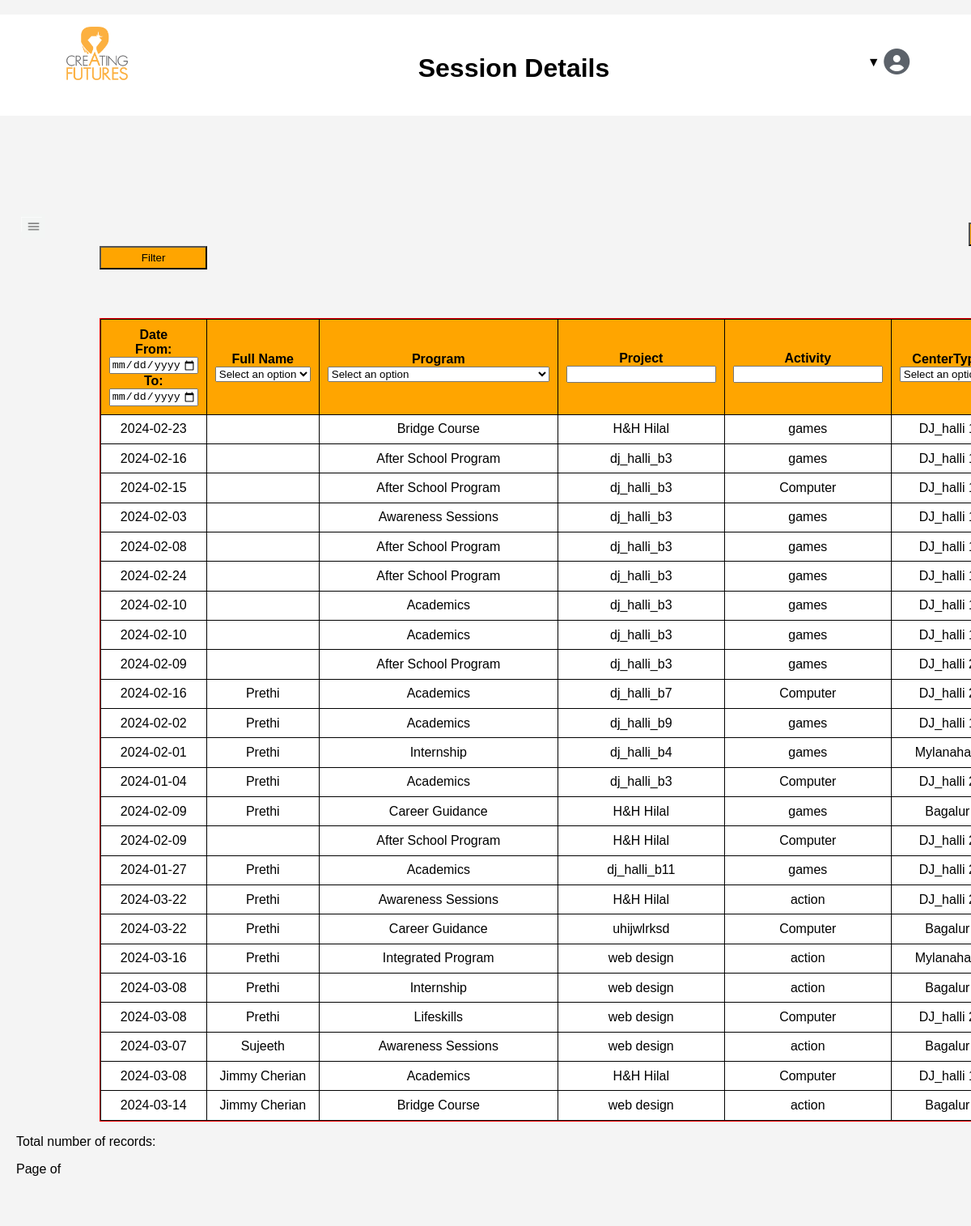
The page /filter_programs/ (upper part) on the database as committed earlier.
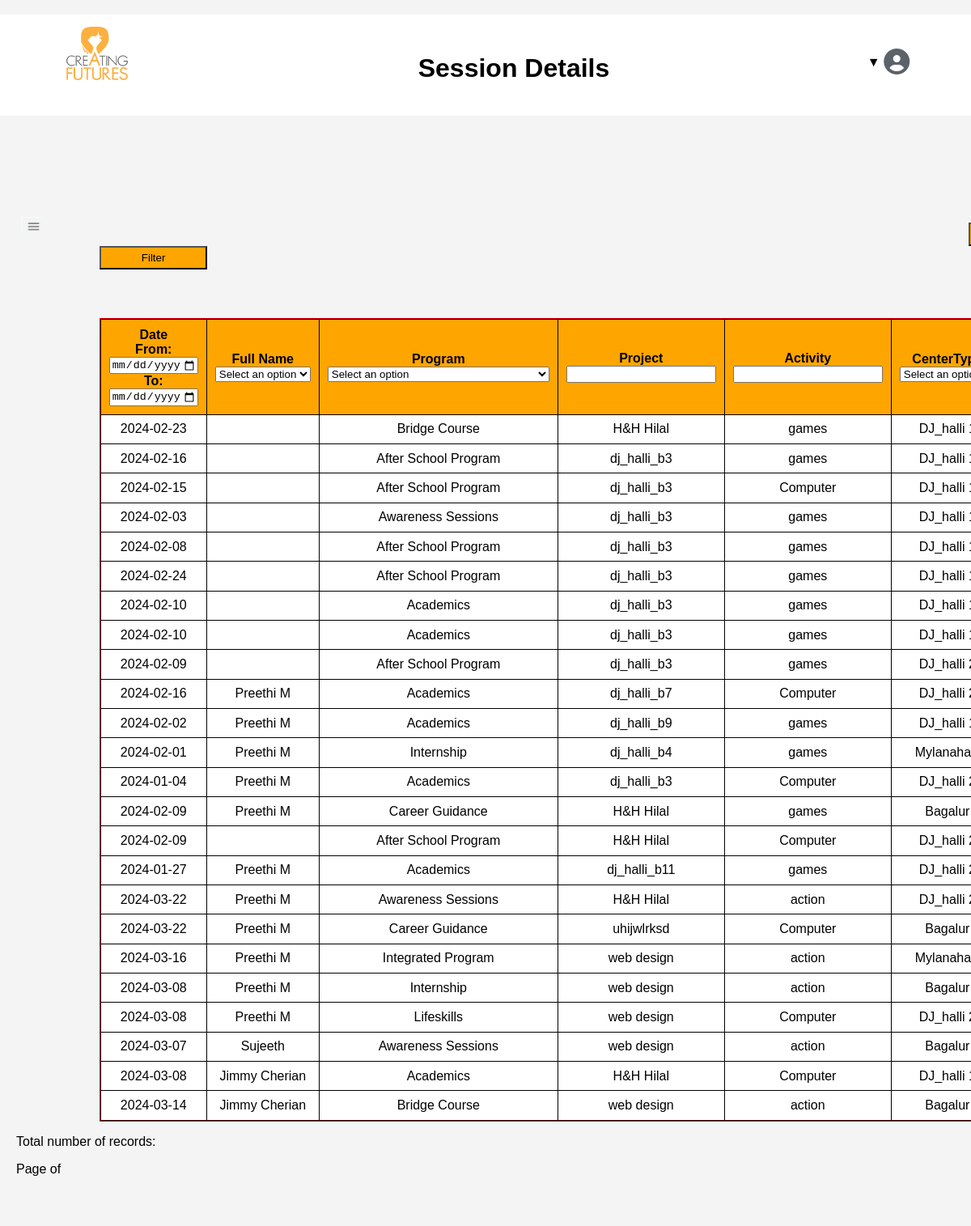
The same page on the database as committed later.
### Emp_app/models.py (models this page shows)
class Program(models.Model):
    pgm_id = models.AutoField(db_column='PGM_ID', primary_key=True)  # Field name made lowercase.
    emp = models.ForeignKey(EmpDetails, models.DO_NOTHING, db_column='EMP_ID')  # Field name made lowercase.
    xref = models.ForeignKey('Xref', models.DO_NOTHING, db_column='XREF_ID')  # Field name made lowercase.
    date = models.CharField(max_length=255,db_column='Date', blank=True, null=True)  # Field name made lowercase.
    activity = models.TextField(db_column='Activity', blank=True, null=True)  # Field name made lowercase.
    center_type = models.IntegerField(db_column='Center_type', blank=True, null=True)
    session_number = models.IntegerField(db_column='Session_number', blank=True, null=True)  # Field name made lowercase.
    trainer_type = models.IntegerField(db_column='Trainer_Type', blank=True, null=True)  # Field name made lowercase.
    sponsor = models.IntegerField(db_column='Sponsor', blank=True, null=True)  # Field name made lowercase.
    beneficiaries = models.IntegerField(db_column='Beneficiaries', blank=True, null=True)  # Field name made lowercase.
    category = models.IntegerField(db_column='Category', blank=True, null=True)  # Field name made lowercase.
    duration = models.IntegerField(db_column='Duration', blank=True, null=True)  # Field name made lowercase.
    status = models.IntegerField(db_column='Status', blank=True, null=True)  # Field name made lowercase.
    comments = models.TextField(db_column='Comments', blank=True, null=True)  # Field name made lowercase.
    class Meta:
        managed = False
        db_table = 'Program'

class EmpDetails(models.Model):
    emp_id = models.AutoField(db_column='EMP_ID', primary_key=True, blank=True)  # Field name made lowercase.
    username = models.ForeignKey('AuthUser', models.DO_NOTHING, db_column='username', to_field='username', blank=True, null=True)
    fullname = models.CharField(max_length=255,blank=True, null=True)
    address = models.CharField(blank=True, null=True,max_length=255)
    dob = models.CharField(max_length=255,db_column='Dob', blank=True, null=True)  # Field name made lowercase.
    phone_number = models.IntegerField(db_column='Phone_Number', blank=True, null=True)  # Field name made lowercase.
    email_id = models.CharField(max_length=255,db_column='Email_Id', blank=True, null=True)  # Field name made lowercase.
    gender = models.CharField(max_length=255,db_column='Gender', blank=True, null=True)  # Field name made lowercase.
    center = models.CharField(max_length=100,db_column='Center', blank=True, null=True)  # Field name made lowercase.
    designation = models.CharField(max_length=255,db_column='Designation', blank=True, null=True)  # Field name made lowercase.
    date_of_joining = models.CharField(max_length=255,db_column='Date_of_Joining', blank=True, null=True)  # Field name made lowercase.
    education_qualification = models.CharField(max_length=255,db_column='Education_Qualification', blank=True, null=True)  # Field name made lowercase.
    status = models.IntegerField(db_column='Status', blank=True, null=True)  # Field name made lowercase.
    resource_type = models.IntegerField(db_column='Resource_Type', blank=True, null=True)  # Field name made lowercase.
    date_of_resigning = models.CharField(max_length=255,db_column='Date_of_resigning', blank=True, null=True)  # Field name made lowercase.
    bank_name = models.CharField(max_length=255,db_column='Bank_Name', blank=True, null=True)  # Field name made lowercase.
    name_as_per_bank = models.CharField(max_length=255,db_column='Name_As_per_Bank', blank=True, null=True)  # Field name made lowercase.
    account_number = models.CharField(db_column='Account_Number', blank=True, null=True, max_length=255)  # Field name made lowercase.
    ifsc = models.CharField(max_length=255,db_column='IFSC', blank=True, null=True)  # Field name made lowercase.
    branch = models.CharField(max_length=255,db_column='Branch', blank=True, null=True)  # Field name made lowercase.
    account_type = models.IntegerField(db_column='Account_Type', blank=True, null=True)  # Field name made lowercase.
    class Meta:
        managed = False
        db_table = 'Emp_details'

class Xref(models.Model):
    xref_id = models.AutoField(db_column='XREF_ID', primary_key=True)  # Field name made lowercase.
    date = models.DateField(db_column='Date', blank=True, null=True)  # Field name made lowercase.
    program_name = models.IntegerField(blank=True, null=True)
    project_name = models.CharField(max_length=255,db_column='Project_name', blank=True, null=True)  # Field name made lowercase.
    class Meta:
        managed = False
        db_table = 'Xref'

### Emp_app/views.py (the view)
# urls.py: path('filter_programs/', views.filter_programs, name='filter_programs'),
def filter_programs(request):
    filter_date = request.GET.get('filterdate')
    filter_fullname = request.GET.get('filterfullname')
    filter_Program = request.GET.get('filterProgram')
    filter_project = request.GET.get('filterProject')
    filter_activity = request.GET.get('filterActivity')
    filter_center_type = request.GET.get('filterCenter_Type')
    filter_session_number = request.GET.get('filterSession_number')
    filter_sponsor = request.GET.get('filterSponsor')
    filter_trainer_type = request.GET.get('filterTrainer_Type')
    filter_beneficiaries = request.GET.get('filterBeneficiaries')
    filter_category = request.GET.get('filterCategory')
    filter_status = request.GET.get('filterStatus')
    queryset = Program.objects.all()
    if filter_date:
        date_obj = datetime.strptime(filter_date, '%Y-%m-%d').date()
        queryset = queryset.filter(date=date_obj)
    if filter_fullname and filter_fullname != "Select an option":
        queryset = queryset.filter(emp__fullname=filter_fullname)
    if filter_Program and filter_Program != "Select an option":
        queryset = queryset.filter(xref__program_name=filter_Program)
    if filter_project:
        queryset = queryset.filter(xref__project_name__icontains=filter_project)
    if filter_activity:
        queryset = queryset.filter(activity__icontains=filter_activity)
    if filter_center_type and filter_center_type != "Select an option":
        queryset = queryset.filter(center_type=filter_center_type)
    if filter_session_number:
        queryset = queryset.filter(session_number=filter_session_number)
    if filter_sponsor and filter_sponsor != "Select an option":
        queryset = queryset.filter(sponsor=filter_sponsor)
    if filter_trainer_type and filter_trainer_type != "Select an option":
        queryset = queryset.filter(trainer_type=filter_trainer_type)
    if filter_beneficiaries:
        queryset = queryset.filter(beneficiaries=filter_beneficiaries)
    if filter_category and filter_category != "Select an option":
        queryset = queryset.filter(category=filter_category)
    if filter_category and filter_category != "Select an option":
        queryset = queryset.filter(category=filter_category)
    context = {
        'programs': queryset,
        'selected_date': filter_date,
        'selected_fullname': filter_fullname,
        'selected_program': filter_Program,
        'selected_project': filter_project,
        'selected_activity': filter_activity,
        'selected_center_type': filter_center_type,
        'selected_session_number': filter_session_number,
        'selected_sponsor': filter_sponsor,
        'selected_trainer_type': filter_trainer_type,
        'selected_beneficiaries': filter_beneficiaries,
        'selected_category': filter_category,
        'selected_status': filter_status,
    }
    return render(request, 'Emp_app/Session_main.html', context)

### Emp_app/templatetags/custom_filters.py (called while the page is built)
@register.filter(name='sponsor_to_string')
def sponsor_to_string(value):
    mapping = {
        1: "Vajra",
        2: "Bridge",
        3: "Taste Master",
        4: "LICT",
        5: "Others",
    }
    return mapping.get(value, "Unknown")

@register.filter(name='category_to_string')
def category_to_string(value):
    mapping = {
        1: "Consultant",
        2: "Employee",
        3: "Internship",
        4: "NewVolunteer",
        5: "ExVolunteer",
    }
    return mapping.get(value, "Unknown")

@register.filter(name='status_to_string')
def status_to_string(value):
    mapping = {
        1: "Start",
        2: "OnGoing",
        3: "OnHold",
        4: "Completed",
        5: "Orientation",
        6: "Travel",
    }
    return mapping.get(value, "Unknown")

### Emp_app/templatetags/lower_filter.py (called while the page is built)
@register.filter()
def centertype_to_string(value):
    centertype_names = {
        1: "DJ_halli 1",
        2: "DJ_halli 2",
        3: "Bagalur",
        4: "Mylanahalli",
        5: "Kannur",
        6: "Koramangala"
    }
    return centertype_names.get(value, f"{value}")

### Emp_app/templates/Emp_app/Session_main.html (shortened to what this page needs)
﻿{% extends "Emp_app/base.html" %}
{% load lower_filter %}
{% load custom_filters %}
{% block header %}
<div class="fixed-header">
    <h1 style=" margin-top: -20px; margin-left: 50px; ">Session Details</h1>
</div>
{% endblock %}
{% block content %}
<button id="but" onclick="openCreatePage()">Create</button>
<form method="GET" action="{% url 'filter_programs' %}">
    <input type="submit" value="Filter" style=" background: orange; padding: 5px; margin-left: 4%; padding-right: 50px; padding-left: 50px;">
    <div class="table-container">
        <div id="scrollable-table">
            <table id="sessionsTable" class="table">
                <tr bgcolor="orange">
                    <th>
                        <span>Date</span>
                        <div>
                            <label for="from-filterdate">From:</label>
                            <input type="date" id="from-filterdate" name="from-filterdate" placeholder="From Date" style="width: 110px;">
                        </div>
                        <div>
                            <label for="to-filterdate">To:</label>
                            <input type="date" id="to-filterdate" name="to-filterdate" placeholder="To Date" style="width: 110px;">
                        </div>
                    </th>
                    <th>
                        Full Name
                        <select id="filterddlfullname" name="filterfullname" style=" width: auto;">
                            <option value="Select an option">Select an option</option>
                        </select>
                    </th>
                    <th>
                        Program
                        <select id="filterProgram" name="filterProgram" style="width: auto;">
                            <option value="Select an option" data-dbname="SelectAnOption">Select an option</option>
                        </select>
                    </th>
                    <th>
                        Project
                        <input type="text" id="filterProject" name="filterProject" style=" width: auto;">
                    </th>
                    <th>
                        Activity
                        <input type="text" id="filterActivity" name="filterActivity" style=" width: auto;">
                    </th>
                    <th>
                        CenterType
                        <select id="filterCenter_Type" name="filterCenter_Type" style=" width: auto;">
                            <option value="Select an option">Select an option</option>
                        </select>
                    </th>
                </tr>
                {% for program in programs %}
                <tr bgcolor="white">
                    <td>{{program.date}}</td>
                    <td>{{program.emp.fullname}}</td>
                    <td>{{program.xref.program_name|program_to_string}}</td>
                    <td>{{program.xref.project_name}}</td>
                    <td>{{program.activity }}</td>
                    <td>{{program.center_type|centertype_to_string}}</td>
                </tr>
                {% endfor %}
            </table>
        </div>
    </div>
</form>
<p>Total number of records: {{ total_count }}</p>
<div class="pagination">
    <span class="current-page">Page {{ programs.number }} of {{ programs.paginator.num_pages }}</span>
</div>
    {% endblock %}

Rows that differ between the two databases and show on the page:
changed through a linked row, Program "dj_halli_b7": emp.fullname "Prethi" → "Preethi M"
changed through a linked row, Program "dj_halli_b9": emp.fullname "Prethi" → "Preethi M"
changed through a linked row, Program "dj_halli_b4": emp.fullname "Prethi" → "Preethi M"
changed through a linked row, Program (number 13 of 24 on the later page): emp.fullname "Prethi" → "Preethi M"
changed through a linked row, Program (number 14 of 24 on the later page): emp.fullname "Prethi" → "Preethi M"
changed through a linked row, Program "dj_halli_b11": emp.fullname "Prethi" → "Preethi M"
changed through a linked row, Program (number 17 of 24 on the later page): emp.fullname "Prethi" → "Preethi M"
changed through a linked row, Program "uhijwlrksd": emp.fullname "Prethi" → "Preethi M"
changed through a linked row, Program "Integrated Program": emp.fullname "Prethi" → "Preethi M"
changed through a linked row, Program (number 20 of 24 on the later page): emp.fullname "Prethi" → "Preethi M"
changed through a linked row, Program "Lifeskills": emp.fullname "Prethi" → "Preethi M"
